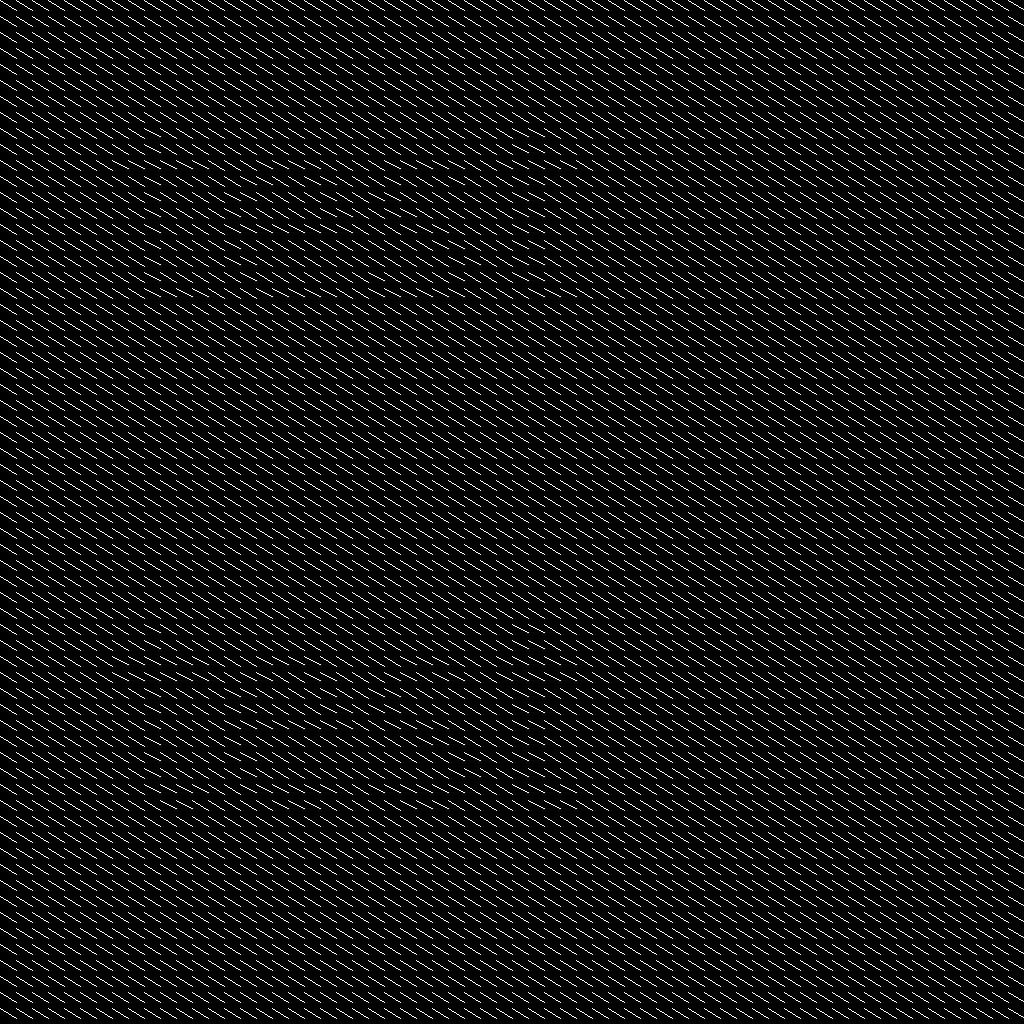
Frame 1 (no input)
Frame 2 (the mouse pressed at the canvas centre, redrawn once): identical to frame 1, image omitted

The Processing sketch that drew this single still picture (run headless with seeded random() and noise(); the mouse was pressed at the canvas centre and the sketch redrawn once):

// Processing sketch: sketch_20171204a
// ── sketch_20171204a.pde
//
//  sketch_20171204a.pde - moire test
//
// license:
//     Copyright (c) 2017 yoggy <yoggy0@gmail.com>
//     Released under the MIT license
//     http://opensource.org/licenses/mit-license.php;
//
PGraphics pg;

void setup() {
  size(1024, 1024);
  noSmooth();
  pg = createGraphics(1024, 1024);
}

void draw() {
  drawText();
  drawMoire();

  save("sketch_20171204a.png");

  noLoop();
}

void drawText() {
  pg.beginDraw();
  pg.noSmooth();
  pg.background(#000000);
  pg.fill(#ffffff);
  pg.textSize(300);
  pg.text("test", 100, 300);
  pg.text("test", 100, 800);
  pg.endDraw();
  //image(pg, 0, 0);
}

void drawMoire()
{
  
  background(#000000);
  stroke(#ffffff);
  strokeWeight(1);
  noFill();

  for (int y = 0; y < height; y += 16) {
    for (int x = 0; x < width; x += 16) {
      color c = pg.get(x, y);
      if (c != #000000) {
        line(x, y, x + 16, y + 8);
      }
      else {
        line(x, y, x + 16, y + 10);
      }
    }
  }
}
